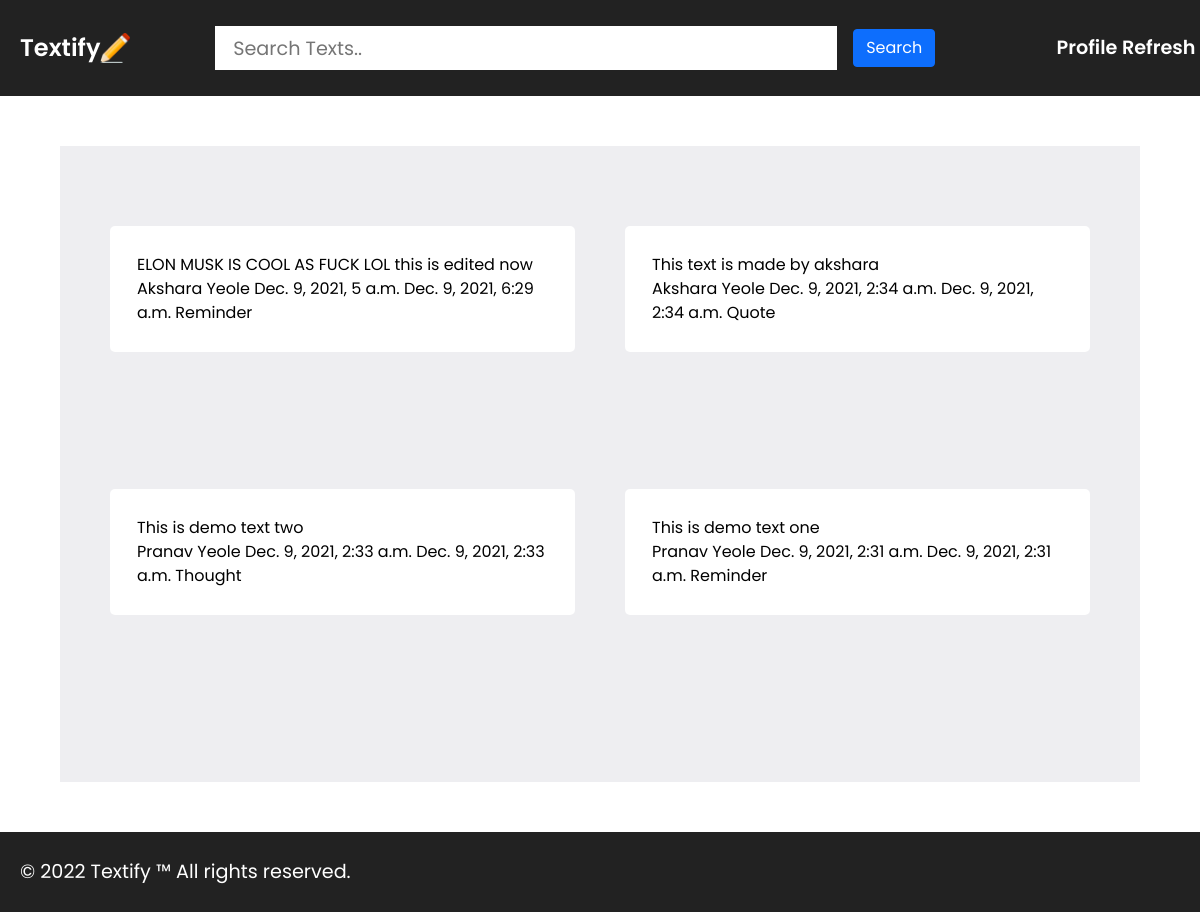
Before: / with the older database file.
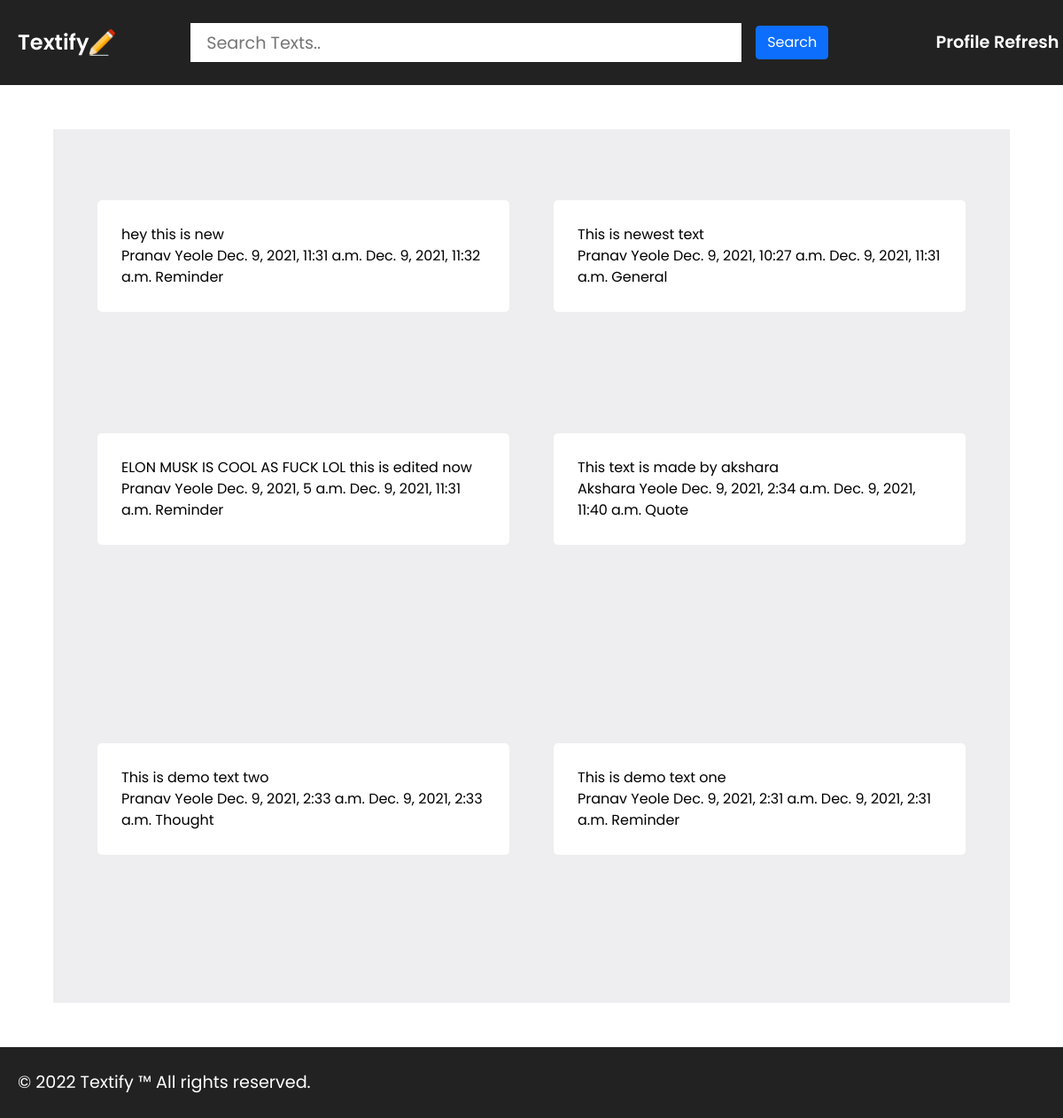
After: the same page with the newer database file.
### textifyapi/models.py (models this page shows, shortened)
class Text(models.Model):
    TEXT_CATEGORY = [
        ("gn", "General"),
        ("rm", "Reminder"),
        ("th", "Thought"),
        ("qt", "Quote"),
        ("nt", "Note")
    ]
    TEXT_SEVERITY = [
        ("l", "low"),
        ("m", "moderate"),
        ("h", "high")
    ]
    title = models.CharField(max_length=100, null=True, blank=True)
    content = RichTextField(null=True, blank=True)
    image = models.ImageField(upload_to="images/", blank=True, null=True)
    category = models.CharField(max_length=2, choices=TEXT_CATEGORY, default="gn")
    severity = models.CharField(max_length=1, choices=TEXT_SEVERITY, null=True, blank=True)
    pinned = models.BooleanField(default=False)
    created_at = models.DateTimeField(auto_now_add=True)
    updated_at = models.DateTimeField(auto_now=True)
    user = models.ForeignKey(User, on_delete=models.CASCADE)
    class Meta:
        ordering = ["-created_at"]

class User(models.Model):
    GENDER_CHOICE = [
        ("m", "Male"),
        ("f", "Female"),
        ("o", "Other")
    ]
    name = models.CharField(max_length=50)
    age = models.IntegerField(validators=[MinValueValidator(1), MaxValueValidator(100)])
    gender = models.CharField(max_length=1 ,choices=GENDER_CHOICE)
    email = models.EmailField()
    username = models.CharField(max_length=10)
    password = models.CharField(max_length=10)
    profile_pic = models.ImageField(null=True, blank=True, upload_to="php/")

### textifyapi/views.py (the view)
# urls.py: path('', views.TextList.as_view(), name="textlist"),
class TextList(ListView):
    model = Text
    template_name = "textifyapi/textlist.html"

### textifyapi/templates/textifyapi/textlist.html
{% extends 'textifyapi/base.html' %}
{% load static %}
{% block head %}
    <link rel="stylesheet" href="{% static 'textifyapi/textlist.css' %}" type="text/css">
{% endblock head %}
{% block content %}
<div id="text_grid">
    {% for text in text_list %}
    <a id="singletext_link" href="{% url 'textdetail' text.pk %}">
    <div id="text_entry">
        <div id="title_container">
            <span>{{text.title}}</span>
        </div>
        <div id="meta_container">
            <span>{{text.user.name}}</span>
            <span>{{text.created_at}}</span>
            <span>{{text.updated_at}}</span>
            <span>{{text.get_category_display}}</span>
        </div>
    </div>
</a>
    {% endfor %}
</div>
{% endblock content %}

### textifyapi/templates/textifyapi/base.html (shortened to what this page needs)
{% load static %}
<!DOCTYPE html>
<html lang="en">
<head>
    <link rel="stylesheet" href="{% static 'textifyapi/base.css' %}" type="text/css">
    <link href="https://cdn.jsdelivr.net/npm/bootstrap@5.1.3/dist/css/bootstrap.min.css" rel="stylesheet">
    {% block head %}
    {% endblock head %}
</head>
<body>
    <header>
        <nav>
            <a id="logo_anchor" href="/"><span id="logo_text">Textify</span></a>
            <img id="logo" src="{% static 'textifyapi/logo/logo.png' %}" alt="logo">
            <form action="{% url 'search' %}" method="POST" id="base_form">
                <input type="text" name="searchQuery" placeholder="Search Texts.." required>
                <button type="submit" class="btn btn-primary ms-3">Search</button>
            </form>
            <ul id="nav_list">
                <li>Profile</li>
                <li>Refresh</li>
            </ul>
        </nav>
    </header>
    <div id="base_content">
        {% block content %}
        {% endblock content %}
    </div>
    <footer>
        <span>&copy; 2022 Textify &#8482; All rights reserved.</span>
    </footer>
</body>
</html>

### textifyapi/static/textifyapi/base.css (style rules this page uses)
* { margin: 0; padding: 0; font-family: 'Poppins', sans-serif; scroll-behavior: smooth; }
body { position: relative; min-height: 100vh; }
#base_content { padding-top: 12vh; padding-bottom: 10vh; }
nav { display: flex; align-items: center; position: fixed; z-index: 2; top: 0; width: 100%; height: 12vh; color: #fff; background-color: #222; }
#logo { width: 30px; }
#logo_anchor { text-decoration: none; color: white; }
#logo_text { margin-left: 20px; font-size: 1.5em; font-weight: 600; cursor: pointer; }
#base_form { display: flex; align-items: center; margin: 0 auto; width: 60%; height: 100%; }
#base_form input { outline: none; border: none; padding-left: 15px; font-size: 1.2em; width: 90%; height: 45%; border: 3px solid transparent; transition: all 200ms linear; }
#nav_list { list-style: none; margin-bottom: 0; width: 15%; display: flex; justify-content: space-evenly; }
#nav_list li { font-size: 1.2em; font-weight: 600; cursor: pointer; }
footer { position: absolute; bottom: 0; left: 0; width: 100%; height: 10vh; display: flex; align-items: center; background-color: #222; }
footer span { color: white; font-size: 1.2em; margin: 20px; }

### textifyapi/static/textifyapi/textlist.css (style rules this page uses)
#singletext_link { text-decoration: none; color: #000; }
#text_grid { display: grid; box-sizing: border-box; width: 90vw; margin: 50px auto; padding: 80px 50px; grid-template: repeat(1, minmax(50px, auto))/repeat(auto-fit, minmax(300px, auto)); align-items: center; justify-content: center; grid-gap: 50px; grid-auto-flow: dense; grid-auto-rows: 300px; background-color: #eeeef1; }
#text_entry { background-color: #fff; padding: 25px; border-radius: 5px; border: 2px solid transparent; transition: all 200ms linear; cursor: pointer; }

Changed rows visible on the page:
added Text: title "hey this is new", user.name "Pranav Yeole", created_at "Dec. 9, 2021, 11:31 a.m.", updated_at "Dec. 9, 2021, 11:32 a.m.", category "Reminder"
added Text: title "This is newest text", user.name "Pranav Yeole", created_at "Dec. 9, 2021, 10:27 a.m.", updated_at "Dec. 9, 2021, 11:31 a.m.", category "General"
changed Text "ELON MUSK IS COOL AS FUCK LOL this is edited now": user.name "Akshara Yeole" → "Pranav Yeole"; updated_at "Dec. 9, 2021, 6:29 a.m." → "Dec. 9, 2021, 11:31 a.m."
changed Text "This text is made by akshara": updated_at "Dec. 9, 2021, 2:34 a.m." → "Dec. 9, 2021, 11:40 a.m."
